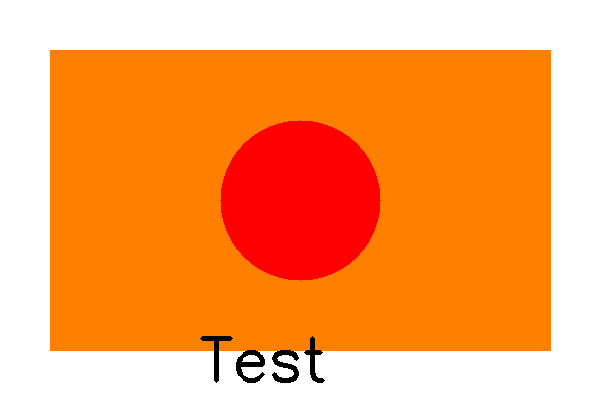
#> input picture test_image.png, 600 x 400 px
$ python content_amplification.py test_image.png out.png
#> lines starting #> are read from the running program, lines starting #| are printed output that depends on the picture
#> in main, image is the input picture: shape (400, 600, 3); mean B, G, R 93.4, 163, 253.3
### seam_carving.py
import cv2 as cv
import numpy as np
from scipy.sparse.linalg import spsolve
from scipy.sparse import lil_matrix

def e1(image):
    gray = cv.cvtColor(image, cv.COLOR_BGR2GRAY)
    sobelx = cv.Sobel(gray, cv.CV_64F, 1, 0, ksize=3)
    sobely = cv.Sobel(gray, cv.CV_64F, 0, 1, ksize=3)
    return np.hypot(sobelx, sobely)

# [9 lines left out: function ehog, not called in this run]

def compute_energy(image, function):
    return function(image)

def optimal_seam_vert(energy):
    rows, cols = energy.shape
    M = energy.copy()
    for i in range(1, rows):
        prev = M[i - 1]
        left         = np.roll(prev,  1); left[0]   = np.inf
        right        = np.roll(prev, -1); right[-1] = np.inf
        M[i] += np.minimum(prev, np.minimum(left, right))
    seam = np.empty(rows, dtype=np.int32)
    seam[-1] = np.argmin(M[-1])
    for i in range(rows - 2, -1, -1):
        j = seam[i + 1]
        lo = max(0, j - 1)
        hi = min(cols, j + 2)
        seam[i] = lo + np.argmin(M[i, lo:hi])
    costs = M[np.arange(rows), seam]
    return seam, costs

def optimal_seam_hor(energy):
    seam, costs = optimal_seam_vert(energy.T)
    return seam, costs

def remove_seam_vert(image, seam):
    rows, cols, ch = image.shape
    mask = np.ones((rows, cols), dtype=bool)
    mask[np.arange(rows), seam] = False
    return image[mask].reshape(rows, cols - 1, ch)

def remove_seam_hor(image, seam):
    return np.ascontiguousarray(
    remove_seam_vert(image.transpose(1, 0, 2), seam).transpose(1, 0, 2)
    )

# [24 lines left out: functions add_seam_vert, add_seam_hor, _remove_seam_vert_2d, not called in this run]

def _remove_seam_hor_2d(array, seam):
    return _remove_seam_vert_2d(array.T, seam).T

# [291 lines left out: functions find_k_seams_vert, find_k_seams_hor, add_k_seams_vert, add_k_seams_hor, add_k_seams_index, transport_map and 10 more, not called in this run]

# [13 lines that do not run on import are left out]

### content_amplification.py
import cv2 as cv
import numpy as np
import argparse
from seam_carving import e1, compute_energy, optimal_seam_vert, optimal_seam_hor, remove_seam_vert, remove_seam_hor

def amplify_content(image, scale_factor, energy_func=e1):
    """
    Amplifie le contenu de l'image tout en préservant sa taille d'origine.
    Combine un redimensionnement classique (scaling) suivi d'un seam carving pour revenir à la taille initiale.
    """
#> called with scale_factor = 1.2
    if scale_factor <= 1.0:
        print("Le facteur d'échelle doit être > 1.0 pour l'amplification.")
        return image

    orig_rows, orig_cols = image.shape[:2]
#> orig_rows = 400; orig_cols = 600

    # 1. Redimensionnement standard pour agrandir l'image
    scaled_cols = int(orig_cols * scale_factor)
#> scaled_cols = 720
    scaled_rows = int(orig_rows * scale_factor)
#> scaled_rows = 480

    print(f"1. Redimensionnement standard de {orig_cols}x{orig_rows} à {scaled_cols}x{scaled_rows}...")
#> (printed output is left out)
    # Utilisation d'INTER_CUBIC, généralement performant pour l'upsampling
    scaled_image = cv.resize(image, (scaled_cols, scaled_rows), interpolation=cv.INTER_CUBIC)

    result = scaled_image.copy()

    # 2. Application du seam carving pour réduire à la taille d'origine
    delta_cols = scaled_cols - orig_cols
#> delta_cols = 120
    delta_rows = scaled_rows - orig_rows
#> delta_rows = 80

    print(f"2. Seam carving vers la taille d'origine...")
    print(f"   Suppression de {delta_cols} coutures verticales...")
#> (printed output is left out)
    for i in range(delta_cols):
        energy = compute_energy(result, energy_func)
        seam, _ = optimal_seam_vert(energy)
        result = remove_seam_vert(result, seam)
        if (i + 1) % 10 == 0 or (i + 1) == delta_cols:
            print(f"     Suppression de {i+1}/{delta_cols} coutures verticales")
#> this loop made 120 passes
#> pass 1, in e1, `sobely = cv.Sobel(gray, cv.CV_64F, 0, 1, ksize=3)`:
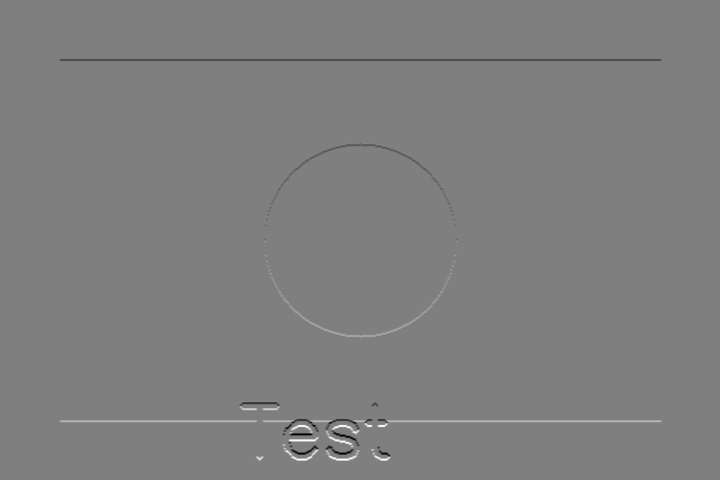
#> sobely: shape (480, 720) float64; min -1020, max 1020, mean 0; drawn with min black and max white
#> after the loop:
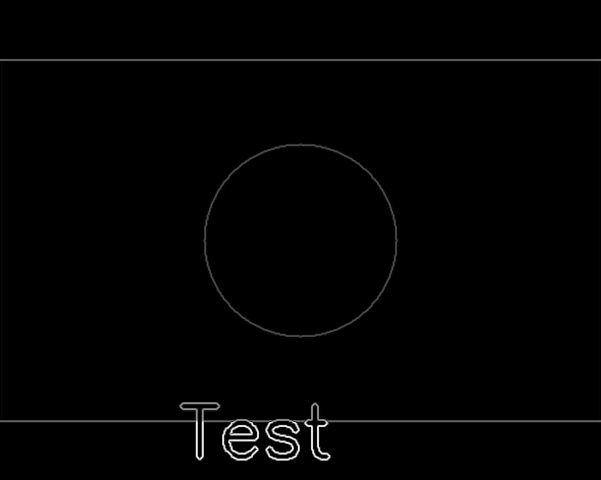
#> energy: shape (480, 601) float64; min 0, max 1089.4, mean 9.8; drawn with min black and max white
#> after the loop:
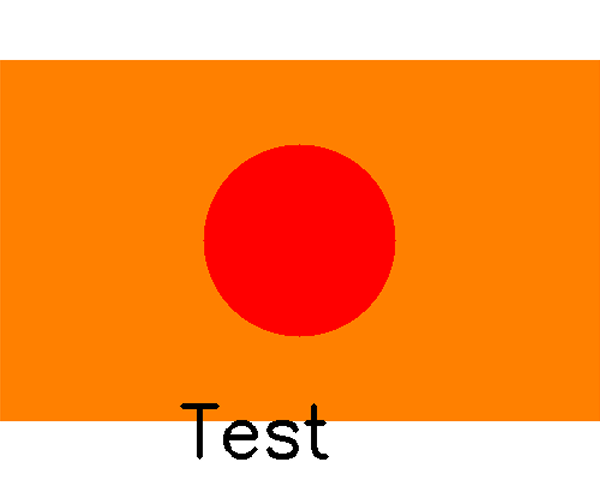
#> result: shape (480, 600, 3); mean B, G, R 61.5, 144.7, 253

    print(f"   Suppression de {delta_rows} coutures horizontales...")
#> (printed output is left out)
    for i in range(delta_rows):
        energy = compute_energy(result, energy_func)
        seam, _ = optimal_seam_hor(energy)
        result = remove_seam_hor(result, seam)
        if (i + 1) % 10 == 0 or (i + 1) == delta_rows:
            print(f"     Suppression de {i+1}/{delta_rows} coutures horizontales")
#> this loop made 80 passes
#> pass 1, in e1 (call 121), `gray = cv.cvtColor(image, cv.COLOR_BGR2GRAY)`:
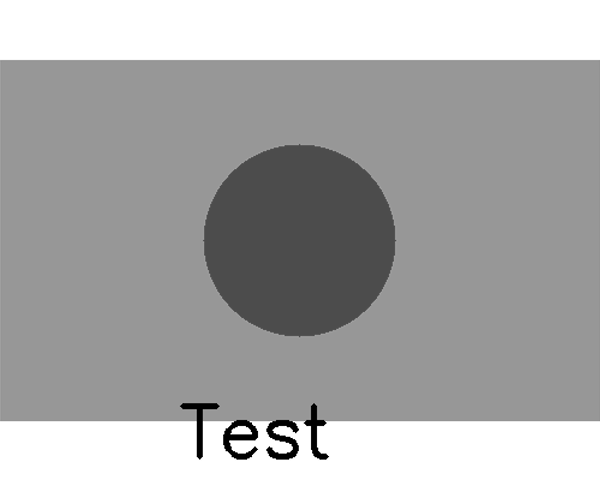
#> gray: shape (480, 600); min 0, max 255, mean 167.3
#> pass 1, in e1 (call 121), `sobely = cv.Sobel(gray, cv.CV_64F, 0, 1, ksize=3)`:
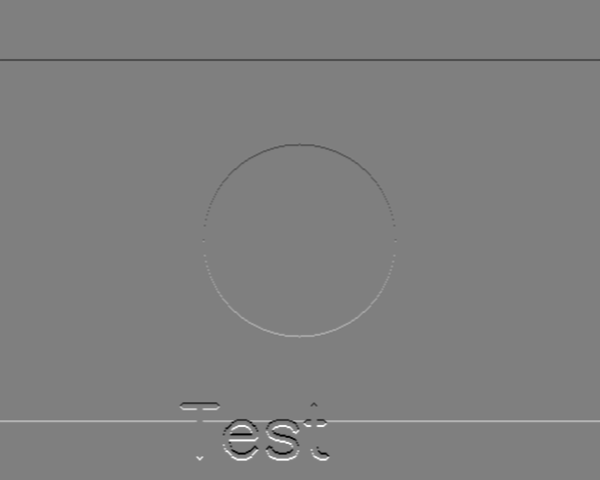
#> sobely: shape (480, 600) float64; min -1020, max 1020, mean 0; drawn with min black and max white
#> after the loop:
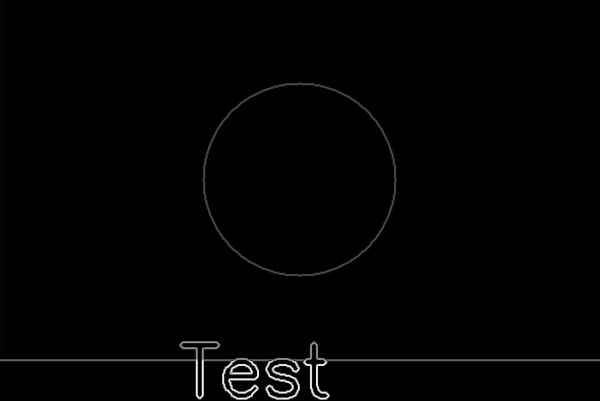
#> energy: shape (401, 600) float64; min 0, max 1089.4, mean 9.7; drawn with min black and max white
#> after the loop:
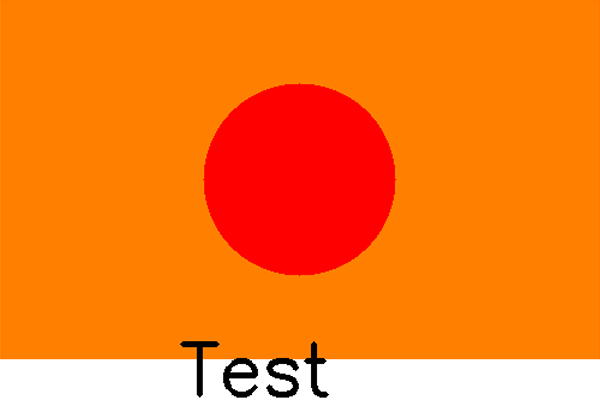
#> result: shape (400, 600, 3); mean B, G, R 24.1, 123.3, 252.6

    return result

def main():
    parser = argparse.ArgumentParser(description="Amplification de contenu par Seam Carving")
    parser.add_argument("input", help="Chemin vers l'image d'entrée")
    parser.add_argument("output", help="Chemin vers l'image de sortie")
    parser.add_argument("--scale", type=float, default=1.2, help="Multiplicateur d'échelle (ex: 1.2 pour 20%% d'amplification) (défaut: 1.2)")

    args = parser.parse_args()

    image = cv.imread(args.input)
    if image is None:
        print(f"Erreur de chargement de l'image : {args.input}")
        exit(1)

    if args.scale <= 1.0:
        print("Le facteur d'échelle doit être supérieur à 1.0")
        exit(1)

    result = amplify_content(image, args.scale)

    cv.imwrite(args.output, result)
    print(f"Image amplifiée sauvegardée dans {args.output}")

if __name__ == '__main__':
    main()
